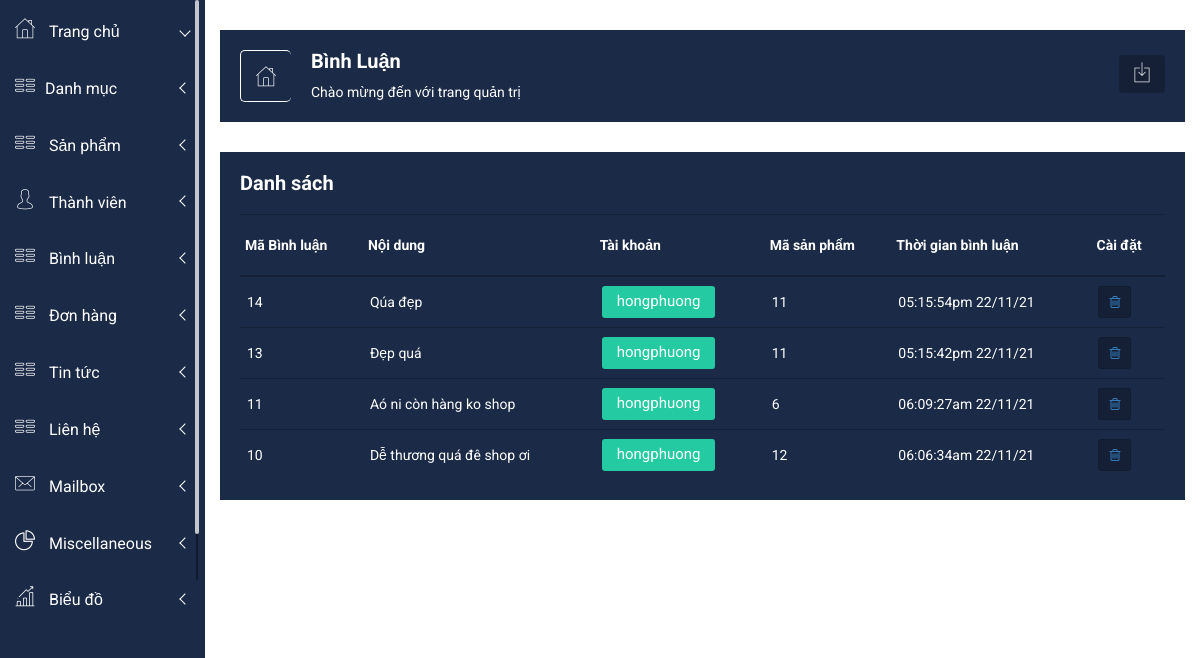
/admin1/index.php?act=binhluan, run on the app's committed database.
### tables this page shows
CREATE TABLE `binhluan` (
  `id` int(11) NOT NULL,
  `noidung` varchar(225) NOT NULL,
  `iduser` varchar(50) NOT NULL,
  `idpro` int(11) NOT NULL,
  `ngaybinhluan` varchar(30) NOT NULL
);

### model/pdo.php (called while the page is built, shortened)
<?php
function pdo_get_connection(){
    $dburl = "mysql:host=localhost;dbname=webbanhang;charset=utf8";
    $username = 'root';
    $password = '';
    $conn = new PDO($dburl, $username, $password);
    $conn->setAttribute(PDO::ATTR_ERRMODE, PDO::ERRMODE_EXCEPTION);
    return $conn;
}
function pdo_query($sql){
    $sql_args = array_slice(func_get_args(), 1);
    try{
        $conn = pdo_get_connection();
        $stmt = $conn->prepare($sql);
        $stmt->execute($sql_args);
        $rows = $stmt->fetchAll();
        return $rows;
    }
    catch(PDOException $e){
        throw $e;
    }
    finally{
        unset($conn);
    }
}

### model/binhluan.php (called while the page is built, shortened)
<?php
    function loadall_binhluan($idpro){
        $sql="select * from binhluan where 1";
        $sql.=" order by id desc";
        $listbinhluan=pdo_query($sql);
        return $listbinhluan;
    }
?>

### admin1/binhluan/danhsach.php (the view, shortened to what this page needs)
<div class="left-sidebar-pro">
    <nav id="sidebar" class="">
            <div class="left-custom-menu-adp-wrap comment-scrollbar">
                <nav class="sidebar-nav left-sidebar-menu-pro">
                    <ul class="metismenu" id="menu1">
                        <li class="active">
                            <a class="has-arrow" href="index.php">
                                <i class="icon nalika-home icon-wrap"></i>
                                <span class="mini-click-non">Trang chủ</span>
                            </a>
                        </li>
                        <li>
                            <a class="has-arrow" href="#" aria-expanded="false"><i class="icon nalika-table icon-wrap"></i><span class="mini-click-non">Danh mục</span></a>
                        </li>
                        <li>
                            <a class="has-arrow" href="#" aria-expanded="false"><i class="icon nalika-table icon-wrap"></i> <span class="mini-click-non">Sản phẩm</span></a>
                        </li>
                        <li>
                            <a class="has-arrow" href="#" aria-expanded="false"><i class="icon nalika-user icon-wrap"></i> <span class="mini-click-non">Thành viên</span></a>
                        </li>
                        <li>
                            <a class="has-arrow" href="#" aria-expanded="false"><i class="icon nalika-table icon-wrap"></i> <span class="mini-click-non">Bình luận</span></a>
                        </li>
                        <li>
                            <a class="has-arrow" href="index.php?act=donhang" aria-expanded="false"><i class="icon nalika-table icon-wrap"></i> <span class="mini-click-non">Đơn hàng</span></a>
                        </li>
                        <li>
                            <a class="has-arrow" href="index.php?act=donhang" aria-expanded="false"><i class="icon nalika-table icon-wrap"></i> <span class="mini-click-non">Tin tức</span></a>
                        </li>
                        <li>
                            <a class="has-arrow" href="index.php?act=donhang" aria-expanded="false"><i class="icon nalika-table icon-wrap"></i> <span class="mini-click-non">Liên hệ</span></a>
                        </li>
                        <li>
                            <a class="has-arrow" href="mailbox.html" aria-expanded="false"><i class="icon nalika-mail icon-wrap"></i> <span class="mini-click-non">Mailbox</span></a>
                        </li>
                        <li>
                            <a class="has-arrow" href="mailbox.html" aria-expanded="false"><i class="icon nalika-pie-chart icon-wrap"></i> <span class="mini-click-non">Miscellaneous</span></a>
                        </li>
                        <li>
                            <a class="has-arrow" href="mailbox.html" aria-expanded="false"><i class="icon nalika-bar-chart icon-wrap"></i> <span class="mini-click-non">Biểu đồ</span></a>
                        </li>
                    </ul>
                </nav>
            </div>
        </nav>
    </div>
    <div class="all-content-wrapper">
        <div class="header-advance-area">
            <div class="breadcome-area">
                <div class="container-fluid">
                    <div class="row">
                        <div class="col-lg-12 col-md-12 col-sm-12 col-xs-12">
							<div class="breadcome-list">
                                <div class="row">
                                    <div class="col-lg-6 col-md-6 col-sm-6 col-xs-6">
                                        <div class="breadcomb-wp">
											<div class="breadcomb-icon">
												<i class="icon nalika-home"></i>
											</div>
											<div class="breadcomb-ctn">
												<h2>Bình Luận</h2>
												<p>Chào mừng đến với trang quản trị</p>
											</div>
										</div>
                                    </div>
                                    <div class="col-lg-6 col-md-6 col-sm-6 col-xs-6">
                                        <div class="breadcomb-report">
											<button data-toggle="tooltip" data-placement="left" title="Download Report" class="btn"><i class="icon nalika-download"></i></button>
										</div>
                                    </div>
                                </div>
                            </div>
                        </div>
                    </div>
                </div>
            </div>
        </div>
        <div class="product-status mg-b-30">
            <div class="container-fluid">
                <div class="row">
                    <div class="col-lg-12 col-md-12 col-sm-12 col-xs-12">
                        <div class="product-status-wrap">
                            <h4>Danh sách</h4>
                            <table>
                                <tr>
                                    <th>Mã Bình luận</th>
                                    <th>Nội dung</th>
                                    <th>Tài khoản</th>
                                    <th>Mã sản phẩm</th>
                                    <th>Thời gian bình luận</th>
                                    <th>Cài đặt</th>
                                </tr>
                                <?php
                                    foreach ($listbinhluan as $binhluan) {
                                        extract($binhluan);
                                        $xoabl="index.php?act=xoabl&id=".$id;
                                        echo '
                                        <tr>
                                            <td>'.$id.'</td>
                                            <td>'.$noidung.'</td>
                                            <td>
                                                <button class="pd-setting">'.$iduser.'</button>
                                            </td>
                                            <td>'.$idpro.'</td>
                                            <td>'.$ngaybinhluan.'</td>
                                            <td>
                                                <a href="'.$xoabl.'">
                                                    <button data-toggle="tooltip" title="Xóa" class="pd-setting-ed"><i class="fa fa-trash-o" aria-hidden="true"></i></button>
                                                </a>
                                            </td>
                                        </tr>
                                        ';
                                    }
                                ?>
                            </table>
                        </div>
                    </div>
                </div>
            </div>
        </div>
    </div>

### admin1/css/main.css (style rules this page uses)
html { color: #222; font-size: 1em; line-height: 1.4; }

### admin1/css/metisMenu/metisMenu-vertical.css (style rules this page uses)
.sidebar-nav { background: #fff; }
.sidebar-nav ul { padding: 0; margin: 0; list-style: none; background: #1b2a47; }
.sidebar-nav .metismenu { background: #1b2a47; display: -webkit-box; display: -ms-flexbox; display: flex; -webkit-box-orient: vertical; -webkit-box-direction: normal; -ms-flex-direction: column; flex-direction: column; }
.sidebar-nav .metismenu li + li { margin-top: 5px; }
.sidebar-nav .metismenu li:first-child { margin-top: 5px; }
.sidebar-nav .metismenu li:last-child { margin-bottom: 5px; }
.sidebar-nav .metismenu > li { display: -webkit-box; display: -ms-flexbox; display: flex; -webkit-box-orient: vertical; -webkit-box-direction: normal; -ms-flex-direction: column; flex-direction: column; position: relative; }
.sidebar-nav .metismenu a { position: relative; display: block; padding: 13px 15px; color: #fff; outline-width: 0; transition: all .3s ease-out; font-size:16px; }
.sidebar-nav .metismenu li .icon-wrap { margin-right:10px; font-size:20px; }

### data on the page
binhluan: id "14", noidung "Qúa đẹp", iduser "hongphuong", idpro "11", ngaybinhluan "05:15:54pm 22/11/21"
binhluan: id "13", noidung "Đẹp quá", iduser "hongphuong", idpro "11", ngaybinhluan "05:15:42pm 22/11/21"
binhluan: id "11", noidung "Aó ni còn hàng ko shop", iduser "hongphuong", idpro "6", ngaybinhluan "06:09:27am 22/11/21"
binhluan: id "10", noidung "Dễ thương quá đê shop ơi", iduser "hongphuong", idpro "12", ngaybinhluan "06:06:34am 22/11/21"
